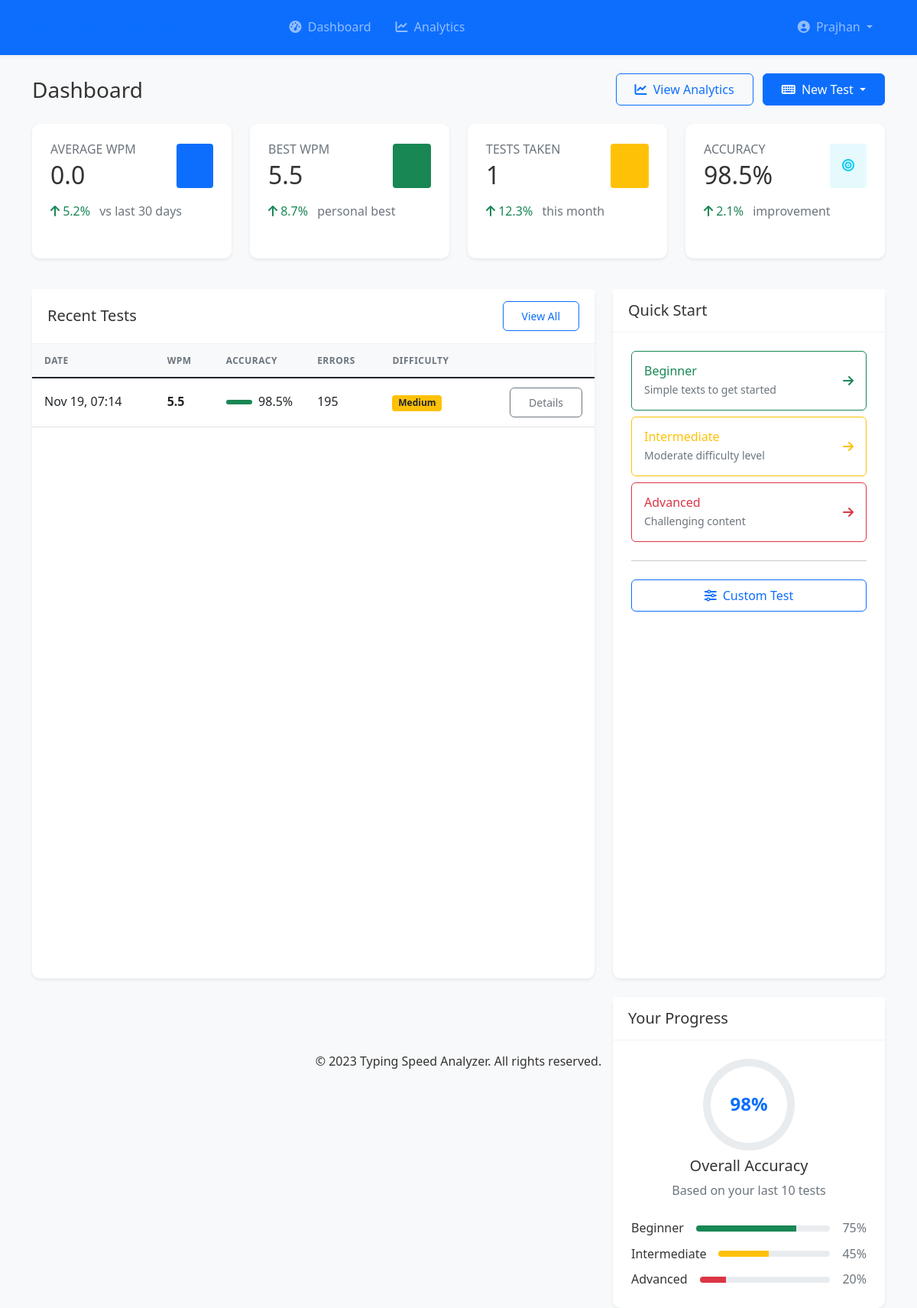
The app's page /dashboard (signed in) with its own data.
### app/models.py (models this page shows, shortened)
class User(UserMixin, db.Model):
    __tablename__ = 'users'
    id = db.Column(db.Integer, primary_key=True)
    username = db.Column(db.String(64), unique=True, nullable=False)
    email = db.Column(db.String(120), unique=True, nullable=False)
    password_hash = db.Column(db.String(128))
    created_at = db.Column(db.DateTime, default=datetime.utcnow)
    test_results = db.relationship('TestResult', backref='user', lazy=True)

class TestResult(db.Model):
    __tablename__ = 'test_results'
    id = db.Column(db.Integer, primary_key=True)
    user_id = db.Column(db.Integer, db.ForeignKey('users.id'), nullable=False)
    difficulty = db.Column(db.String(20), nullable=False)
    wpm = db.Column(db.Float, nullable=False)
    accuracy = db.Column(db.Float, nullable=False)
    errors = db.Column(db.Integer, nullable=False)
    time_taken = db.Column(db.Integer, nullable=False)  # in seconds
    text_length = db.Column(db.Integer, nullable=False)
    created_at = db.Column(db.DateTime, default=datetime.utcnow)

### app/routes.py (the view)
@main.route('/dashboard')
@login_required
def dashboard():
    recent_tests = TestResult.query.filter_by(user_id=current_user.id)\
        .order_by(TestResult.created_at.desc()).limit(5).all()
    best_wpm = db.session.query(func.max(TestResult.wpm))\
        .filter_by(user_id=current_user.id).scalar() or 0
    total_tests = TestResult.query.filter_by(user_id=current_user.id).count()
    avg_accuracy = db.session.query(func.avg(TestResult.accuracy))\
        .filter_by(user_id=current_user.id).scalar() or 0
    return render_template('dashboard.html',
                         recent_tests=recent_tests,
                         best_wpm=round(best_wpm, 1),
                         total_tests=total_tests,
                         avg_accuracy=round(avg_accuracy, 1))

### app/templates/dashboard.html (shortened to what this page needs)
{% extends "base.html" %}
{% block content %}
<div class="row mb-4">
    <div class="col-12">
        <div class="d-flex justify-content-between align-items-center">
            <h1 class="h3 mb-0">Dashboard</h1>
            <div>
                <a href="{{ url_for('main.analytics') }}" class="btn btn-outline-primary me-2">
                    <i class="fas fa-chart-line me-1"></i> View Analytics
                </a>
                <div class="btn-group">
                    <button type="button" class="btn btn-primary dropdown-toggle" data-bs-toggle="dropdown"
                        aria-expanded="false">
                        <i class="fas fa-keyboard me-1"></i> New Test
                    </button>
                </div>
            </div>
        </div>
    </div>
</div>
<div class="row mb-4">
    <div class="col-md-3 mb-3">
        <div class="card h-100">
            <div class="card-body">
                <div class="d-flex justify-content-between align-items-center">
                    <div>
                        <h6 class="text-uppercase text-muted mb-1">Average WPM</h6>
                        <h2 class="mb-0">{{ "%0.1f"|format(avg_wpm|default(0)|float) }}</h2>
                    </div>
                    <div class="bg-primary bg-opacity-10 p-3 rounded">
                        <i class="fas fa-tachometer-alt text-primary"></i>
                    </div>
                </div>
                <div class="mt-3">
                    <span class="text-success"><i class="fas fa-arrow-up"></i> 5.2%</span>
                    <span class="text-muted ms-2">vs last 30 days</span>
                </div>
            </div>
        </div>
    </div>
    <div class="col-md-3 mb-3">
        <div class="card h-100">
            <div class="card-body">
                <div class="d-flex justify-content-between align-items-center">
                    <div>
                        <h6 class="text-uppercase text-muted mb-1">Best WPM</h6>
                        <h2 class="mb-0">{{ best_wpm|default(0) }}</h2>
                    </div>
                    <div class="bg-success bg-opacity-10 p-3 rounded">
                        <i class="fas fa-trophy text-success"></i>
                    </div>
                </div>
                <div class="mt-3">
                    <span class="text-success"><i class="fas fa-arrow-up"></i> 8.7%</span>
                    <span class="text-muted ms-2">personal best</span>
                </div>
            </div>
        </div>
    </div>
    <div class="col-md-3 mb-3">
        <div class="card h-100">
            <div class="card-body">
                <div class="d-flex justify-content-between align-items-center">
                    <div>
                        <h6 class="text-uppercase text-muted mb-1">Tests Taken</h6>
                        <h2 class="mb-0">{{ total_tests|default(0) }}</h2>
                    </div>
                    <div class="bg-warning bg-opacity-10 p-3 rounded">
                        <i class="fas fa-keyboard text-warning"></i>
                    </div>
                </div>
                <div class="mt-3">
                    <span class="text-success"><i class="fas fa-arrow-up"></i> 12.3%</span>
                    <span class="text-muted ms-2">this month</span>
                </div>
            </div>
        </div>
    </div>
    <div class="col-md-3 mb-3">
        <div class="card h-100">
            <div class="card-body">
                <div class="d-flex justify-content-between align-items-center">
                    <div>
                        <h6 class="text-uppercase text-muted mb-1">Accuracy</h6>
                        <h2 class="mb-0">{{ "%0.1f"|format(avg_accuracy|default(0)|float) }}%</h2>
                    </div>
                    <div class="bg-info bg-opacity-10 p-3 rounded">
                        <i class="fas fa-bullseye text-info"></i>
                    </div>
                </div>
                <div class="mt-3">
                    <span class="text-success"><i class="fas fa-arrow-up"></i> 2.1%</span>
                    <span class="text-muted ms-2">improvement</span>
                </div>
            </div>
        </div>
    </div>
</div>
<div class="row">
    <div class="col-lg-8 mb-4">
        <div class="card h-100">
            <div class="card-header bg-white d-flex justify-content-between align-items-center">
                <h5 class="mb-0">Recent Tests</h5>
                <a href="{{ url_for('main.analytics') }}" class="btn btn-sm btn-outline-primary">View All</a>
            </div>
            <div class="card-body p-0">
                {% if recent_tests %}
                <div class="table-responsive">
                    <table class="table table-hover mb-0">
                        <thead class="table-light">
                            <tr>
                                <th>Date</th>
                                <th>WPM</th>
                                <th>Accuracy</th>
                                <th>Errors</th>
                                <th>Difficulty</th>
                                <th></th>
                            </tr>
                        </thead>
                        <tbody>
                            {% for test in recent_tests %}
                            <tr>
                                <td>{{ test.created_at.strftime('%b %d, %H:%M') }}</td>
                                <td class="fw-bold">{{ "%0.1f"|format(test.wpm|default(0)|float) }}</td>
                                <td>
                                    <div class="d-flex align-items-center">
                                        <div class="progress flex-grow-1 me-2" style="height: 6px;">
                                            <div class="progress-bar
                                                {% set acc = test.accuracy|default(0) %}
                                                {% if acc >= 90 %}bg-success{% elif acc >= 80 %}bg-warning{% else %}bg-danger{% endif %}"
                                                role="progressbar"
                                                style="width: {{ acc }}%;"
                                                aria-valuenow="{{ "%0.1f"|format(acc|float) }}"
                                                aria-valuemin="0"
                                                aria-valuemax="100">
                                            </div>
                                        </div>
                                        <span>{{ "%0.1f"|format((test.accuracy|default(0))|float) }}%</span>
                                    </div>
                                </td>
                                <td>{{ test.errors|default(0) }}</td>
                                <td>
                                    {% set diff = test.difficulty|default('medium') %}
                                    <span class="badge {% if diff == 'easy' %}bg-success{% elif diff == 'medium' %}bg-warning text-dark{% else %}bg-danger{% endif %}">
                                        {{ diff|capitalize }}
                                    </span>
                                </td>
                                <td class="text-end">
                                    <a href="#" class="btn btn-sm btn-outline-secondary">Details</a>
                                </td>
                            </tr>
                            {% endfor %}
                        </tbody>
                    </table>
                </div>
                {% endif %}
            </div>
        </div>
    </div>
    <div class="col-lg-4 mb-4">
        <div class="card h-100">
            <div class="card-header bg-white">
                <h5 class="mb-0">Quick Start</h5>
            </div>
            <div class="card-body">
                <div class="d-grid gap-2">
                    <a href="{{ url_for('main.typing_test', difficulty='easy') }}"
                        class="btn btn-outline-success text-start p-3">
                        <div class="d-flex justify-content-between align-items-center">
                            <div>
                                <h6 class="mb-1">Beginner</h6>
                                <p class="small text-muted mb-0">Simple texts to get started</p>
                            </div>
                            <i class="fas fa-arrow-right"></i>
                        </div>
                    </a>
                    <a href="{{ url_for('main.typing_test', difficulty='medium') }}"
                        class="btn btn-outline-warning text-start p-3">
                        <div class="d-flex justify-content-between align-items-center">
                            <div>
                                <h6 class="mb-1">Intermediate</h6>
                                <p class="small text-muted mb-0">Moderate difficulty level</p>
                            </div>
                            <i class="fas fa-arrow-right"></i>
                        </div>
                    </a>
                    <a href="{{ url_for('main.typing_test', difficulty='hard') }}"
                        class="btn btn-outline-danger text-start p-3">
                        <div class="d-flex justify-content-between align-items-center">
                            <div>
                                <h6 class="mb-1">Advanced</h6>
                                <p class="small text-muted mb-0">Challenging content</p>
                            </div>
                            <i class="fas fa-arrow-right"></i>
                        </div>
                    </a>
                </div>
                <hr class="my-4">
                <div class="d-grid">
                    <a href="#" class="btn btn-outline-primary" data-bs-toggle="modal"
                        data-bs-target="#customTestModal">
                        <i class="fas fa-sliders-h me-2"></i>Custom Test
                    </a>
                </div>
            </div>
        </div>
        <div class="card mt-4">
            <div class="card-header bg-white">
                <h5 class="mb-0">Your Progress</h5>
            </div>
            <div class="card-body">
                <div class="text-center mb-4">
                    <div class="position-relative d-inline-block mb-2">
                        <div class="progress-circle" data-value="{{ (avg_accuracy|default(0) / 100) * 360 }}">
                            <span class="progress-circle-value">{{ "%0.0f"|format(avg_accuracy|default(0)|float) }}%</span>
                        </div>
                    </div>
                    <h5>Overall Accuracy</h5>
                    <p class="text-muted">Based on your last 10 tests</p>
                </div>
                <div class="d-flex justify-content-between align-items-center mb-2">
                    <span>Beginner</span>
                    <div class="progress flex-grow-1 mx-3" style="height: 8px;">
                        <div class="progress-bar bg-success" role="progressbar" style="width: 75%;"
                            aria-valuenow="75" aria-valuemin="0" aria-valuemax="100"></div>
                    </div>
                    <span class="text-muted">75%</span>
                </div>
                <div class="d-flex justify-content-between align-items-center mb-2">
                    <span>Intermediate</span>
                    <div class="progress flex-grow-1 mx-3" style="height: 8px;">
                        <div class="progress-bar bg-warning" role="progressbar" style="width: 45%;"
                            aria-valuenow="45" aria-valuemin="0" aria-valuemax="100"></div>
                    </div>
                    <span class="text-muted">45%</span>
                </div>
                <div class="d-flex justify-content-between align-items-center">
                    <span>Advanced</span>
                    <div class="progress flex-grow-1 mx-3" style="height: 8px;">
                        <div class="progress-bar bg-danger" role="progressbar" style="width: 20%;"
                            aria-valuenow="20" aria-valuemin="0" aria-valuemax="100"></div>
                    </div>
                    <span class="text-muted">20%</span>
                </div>
            </div>
        </div>
    </div>
</div>
{% endblock %}

### app/templates/base.html (shortened to what this page needs)
<!DOCTYPE html>
<html lang="en">
<head>
    <link href="https://cdn.jsdelivr.net/npm/bootstrap@5.1.3/dist/css/bootstrap.min.css" rel="stylesheet">
    <link rel="stylesheet" href="https://cdnjs.cloudflare.com/ajax/libs/font-awesome/6.0.0-beta3/css/all.min.css">
    <link rel="stylesheet" href="{{ url_for('static', filename='css/style.css') }}">
</head>
<body>
    <nav class="navbar navbar-expand-lg navbar-dark bg-primary">
        <div class="container">
            <a class="navbar-brand" href="{{ url_for('main.index') }}">
                <i class="fas fa-keyboard me-2"></i>Typing Speed Analyzer
            </a>
            <div class="collapse navbar-collapse" id="navbarNav">
                <ul class="navbar-nav me-auto">
                    {% if current_user.is_authenticated %}
                    <li class="nav-item">
                        <a class="nav-link" href="{{ url_for('main.dashboard') }}">
                            <i class="fas fa-tachometer-alt me-1"></i> Dashboard
                        </a>
                    </li>
                    <li class="nav-item">
                        <a class="nav-link" href="{{ url_for('main.analytics') }}">
                            <i class="fas fa-chart-line me-1"></i> Analytics
                        </a>
                    </li>
                    {% endif %}
                </ul>
                <ul class="navbar-nav">
                    {% if current_user.is_authenticated %}
                    <li class="nav-item dropdown">
                        <a class="nav-link dropdown-toggle" href="#" id="userDropdown" role="button"
                            data-bs-toggle="dropdown">
                            <i class="fas fa-user-circle me-1"></i> {{ current_user.username }}
                        </a>
                    </li>
                    {% endif %}
                </ul>
            </div>
        </div>
    </nav>
    <main class="container my-4">
        {% block content %}{% endblock %}
    </main>
    <footer class="bg-light py-4 mt-5">
        <div class="container text-center">
            <p class="mb-0">&copy; 2023 Typing Speed Analyzer. All rights reserved.</p>
        </div>
    </footer>
</body>
</html>

### records on screen
User: username "Prajhan"
TestResult: created_at "Nov 19, 07:14", wpm "5.5", accuracy "98.5", errors "195", difficulty "Medium"

### other values on screen
{{ "%0.1f"|format(avg_wpm|default(0)|float) }} "0.0"
{{ best_wpm|default(0) }} "5.5"
{{ total_tests|default(0) }} "1"
{{ "%0.1f"|format(avg_accuracy|default(0)|float) }} "98.5"
{{ "%0.0f"|format(avg_accuracy|default(0)|float) }} "98"
